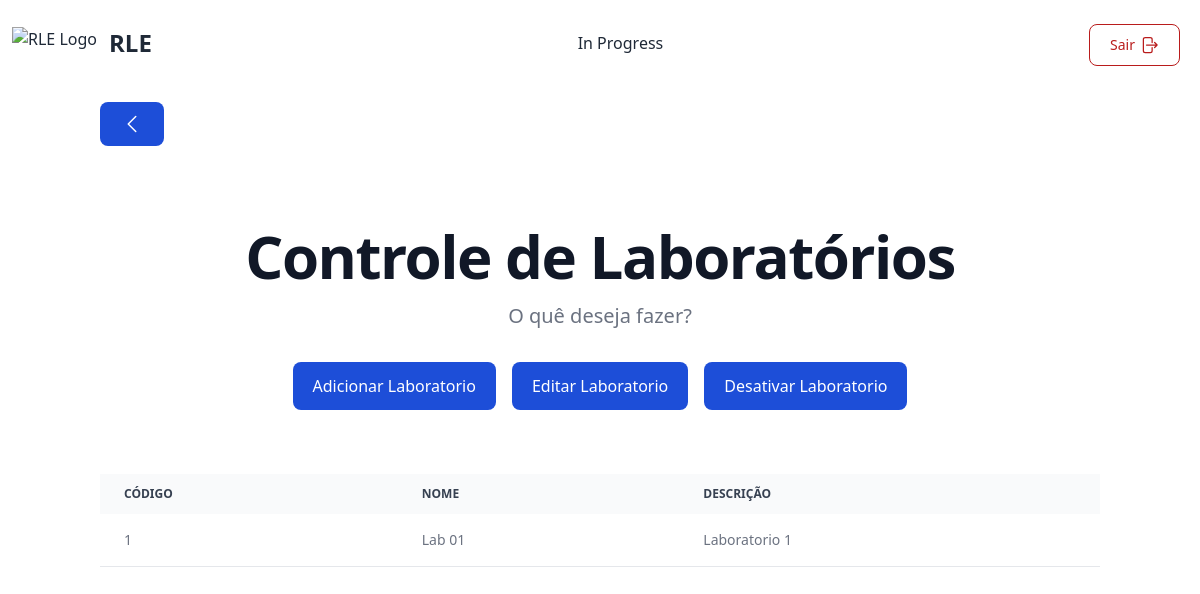
The page /ADM/Lab/pageLab.php (signed in) on the database its author committed.
### tables this page shows
CREATE TABLE `laboratorio` (
  `lab_cod` int(11) NOT NULL,
  `lab_nome` varchar(40) NOT NULL,
  `lab_desc` varchar(200) DEFAULT NULL,
  `lab_isActive` bit(1) NOT NULL
);

### ADM/Lab/pageLab.php (the view, shortened to what this page needs)
<?php
include_once ("../../navbar2.php");
include_once('../../button_back.php');
?>
<div class="py-8 px-4 mx-auto max-w-screen-xl text-center lg:py-16">
    <h1 class="mb-4 text-4xl font-extrabold tracking-tight leading-none text-gray-900 md:text-5xl lg:text-6xl dark:text-white">Controle de Laboratórios</h1>
    <p class="mb-8 text-lg font-normal text-gray-500 lg:text-xl sm:px-16 lg:px-48 dark:text-gray-400">O quê deseja fazer?</p>
    <div class="flex flex-col space-y-4 sm:flex-row sm:justify-center sm:space-y-0">
            <a href="addLab.php" class="inline-flex justify-center items-center py-3 px-5 text-base font-medium text-center text-white rounded-lg bg-blue-700 hover:bg-blue-800 focus:ring-4 focus:ring-blue-300 dark:focus:ring-blue-900">
                Adicionar Laboratorio
            </a>
            <a href="altLab.php" class="py-3 px-5 sm:ms-4 text-base font-medium text-center text-white rounded-lg bg-blue-700 hover:bg-blue-800 focus:ring-4 focus:ring-blue-300 dark:focus:ring-blue-900">
                Editar Laboratorio
            </a>
            <a href="delLab.php" class="py-3 px-5 sm:ms-4 text-base font-medium text-center text-white rounded-lg bg-blue-700 hover:bg-blue-800 focus:ring-4 focus:ring-blue-300 dark:focus:ring-blue-900">
                Desativar Laboratorio
            </a>
    </div>
    </div>
<div class="relative overflow-x-auto  container mx-auto px-3 xs:rounded-lg rounded-md ">
    <table class="w-full text-sm text-left rtl:text-right text-gray-500 dark:text-gray-400">
        <thead class="text-xs text-gray-700 uppercase bg-gray-50 dark:bg-gray-700 dark:text-gray-400">
            <tr>
                <th scope="col" class="px-6 py-3">
                    Código
                </th>
                <th scope="col" class="px-6 py-3">
                    Nome
                </th>
                <th scope="col" class="px-6 py-3">
                    Descrição
                </th>
            </tr>
        </thead>
        <tbody>
                <?php
                $slq = mysqli_query($conexao, "SELECT * FROM laboratorio");
                while ($lab = mysqli_fetch_array($slq)) {
                    if ($lab['lab_isActive'] == true) { ?>
                        <tr class="bg-white border-b dark:bg-gray-800 dark:border-gray-700">
                            <td class="px-6 py-4"><?php echo $lab['lab_cod']; ?></td>
                            <td class="px-6 py-4"><?php echo $lab['lab_nome']; ?></td>
                            <td class="px-6 py-4"><?php echo $lab['lab_desc']; ?></td>
                        </tr>
                    <?php }
                }
                ; ?>
        </tbody>
    </table>
</div>
</body>
</html>

### rows shown on the page
laboratorio: lab_cod "1", lab_nome "Lab 01", lab_desc "Laboratorio 1"
